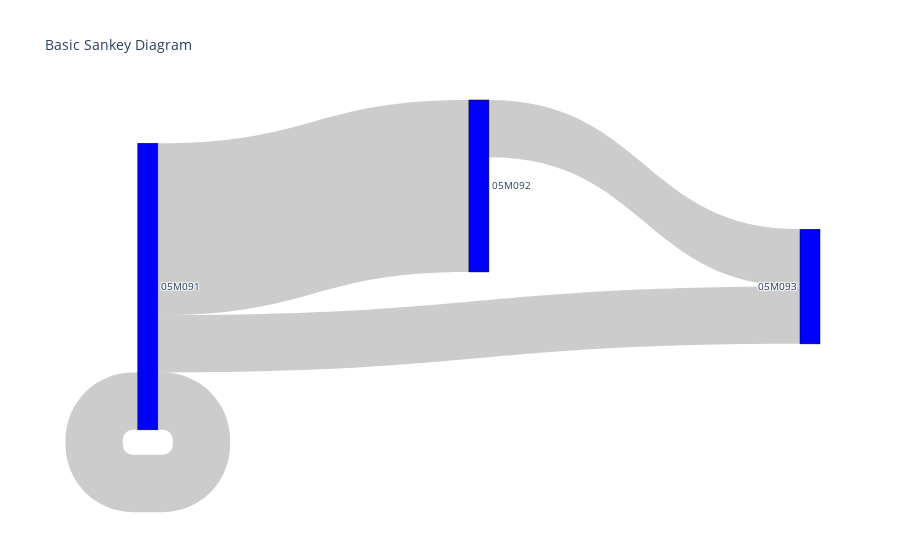

Notebook code cell kept with this figure:
### Markdown cell above
## Flux de patients

### Code cell
import plotly.graph_objects as go

fig = go.Figure(data=[go.Sankey(
    node = dict(
      pad = 15,
      thickness = 20,
      line = dict(color = "black", width = 0.5),
      label = ["05M091", "05M092", "05M093"],
      color = "blue"
    ),
    link = dict(
      source = [0, 1, 0,0], # indices correspond to labels, eg A1, A2, A1, B1, ...
      target = [1, 2, 2,0],
      value = [6, 2, 2,2]
  ))])

fig.update_layout(title_text="Basic Sankey Diagram", font_size=10)
fig.show()

### Figure 1 — Plotly figure (JSON) as saved in the notebook; plotly's stock layout.template omitted (floating-point values rounded to 4 significant figures)
{"data": [{"link": {"source": [0, 1, 0, 0], "target": [1, 2, 2, 0], "value": [6, 2, 2, 2]}, "node": {"color": "blue", "label": ["05M091", "05M092", "05M093"], "line": {"color": "black", "width": 0.5}, "pad": 15, "thickness": 20}, "type": "sankey"}], "layout": {"autosize": true, "font": {"size": 10}, "title": {"text": "Basic Sankey Diagram"}}}
